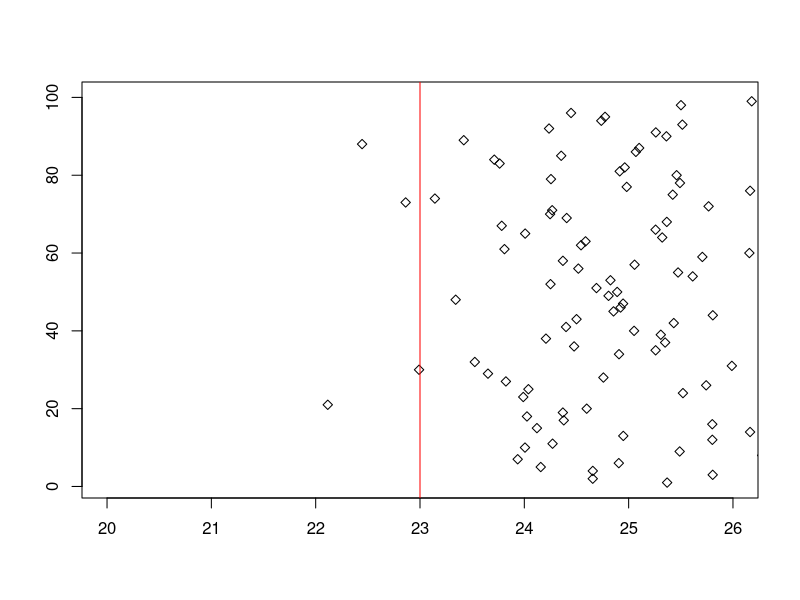
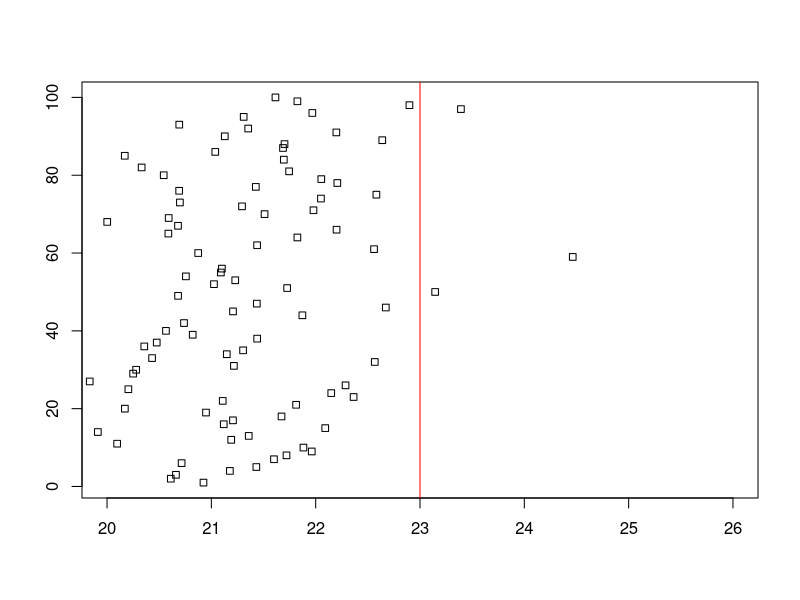
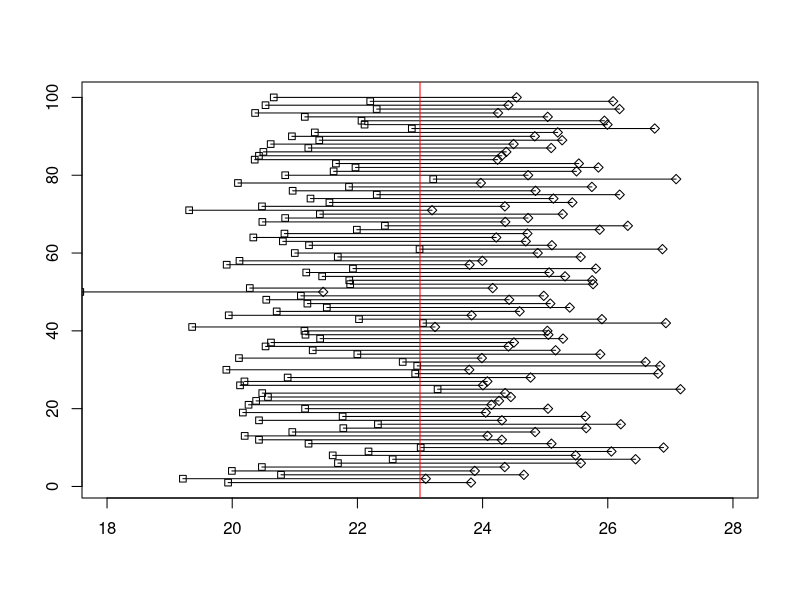
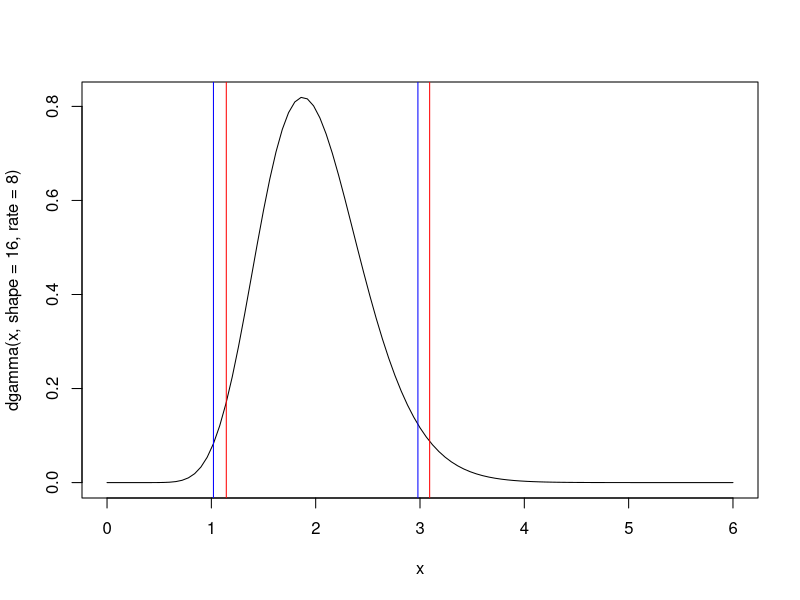
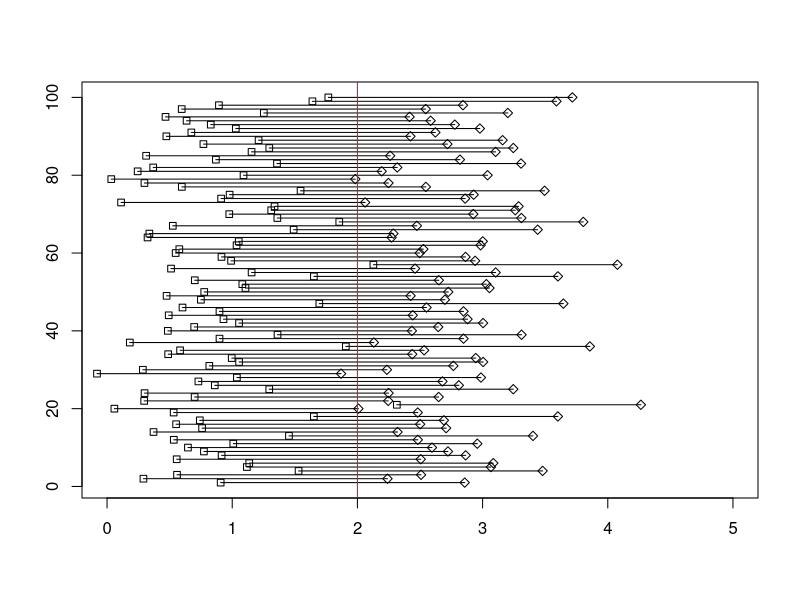
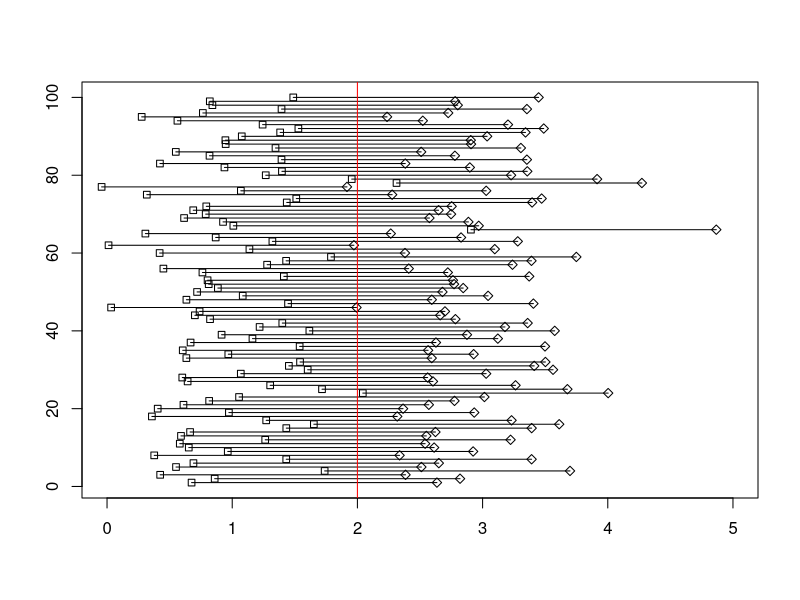

Here is the R script that generated these plots, in order:
# Math E-156 Script 6A-ConfidenceInterval.R

#This topic is explained very well in section 7.1.1, after it has been used in Chapter 5.
#We apply it to examples 5.1 and 5.2 from the textbook

#Topic 1 -- sampling from a normal distribution
#In this case we know everything about the population distribution and its sampling distribution.
#We are drawing a sample of 50 from the normal distribution N(23, 7^2).
#The sample mean has a normal distribution with mean mu = 23, variance 7^2/50.
#We will add on x.add so that x.top = X.bar + X.add will be greater than the true mean 97.5% of the time.
#In other words, X.bar + x.add - mu will be negative only 2.5% of the time
#So P(X.bar < mu -x.add) = .025 
#Thus mu - x.add = qnorm(0.025,23,7/sqrt(50)) and
X.add <- 23 -qnorm(0.025,23,7/sqrt(50)); X.add

counter <- 0
plot(x =c(20,26), y = c(1,100), type = "n", xlab = "", ylab = "") #blank plot
for (i in 1:1000) {
  x <-rnorm(50, 23, 7) #random sample
  U <- mean(x) + X.add #usually greater than the true mean
  if (23 < U) counter <- counter + 1 #count +1 if we were correct
  if(i <= 100) points(U, i, pch= 23)
}
abline (v = 23, col = "red") #vertical line at true mean
# abline (v = 23+X.add, col = "red") #vertical line at true mean
counter/1000 #what fraction of the time did our statistic U exceed the true mean?


#Now do the same thing on the low end
#We will subtract x.sub so that x.bar - x.sub will be less than the true mean 97.5% of the time.
#In other words, X.bar - x.sub - mu will be positive only 2.5% of the time
#So P(X.bar < mu + x.sub) = .975
#Thus mu + x.sub = qnorm(0.025,23,7/sqrt(50)) and
X.sub <- qnorm(0.975,23,7/sqrt(50)) - 23; X.sub
counter <- 0
plot(x =c(20,26), y = c(1,100), type = "n", xlab = "", ylab = "") #blank plot
for (i in 1:1000) {
  x <-rnorm(50, 23, 7) #random sample
  L <- mean(x) - X.sub #usually less than the true mean
  if (L < 23) counter <- counter + 1 #count +1 if we were correct
  if(i <= 100) points(L, i, pch= 22)
}
abline (v = 23, col = "red") #vertical line at true mean
counter/1000 #what fraction of the time was our statistic L less than the true mean?

#Note carefully: the value 23 is  a parameter, not a random variable.
#Our quantities L and U are random variables, calculated from the sample
#If we plot them both, they specify a confidence interval that includes 23 95% of the time

counter <- 0
plot(x =c(18,28), y = c(1,100), type = "n", xlab = "", ylab = "") #blank plot
for (i in 1:1000) {
  x <-rnorm(50, 23, 7) #random sample
  L <- mean(x) - X.sub #usually less than the true mean
  U <- mean(x) + X.add #usually greater than the true mean
  if (L < 23 && 23 < U) counter <- counter + 1 #count +1 if we were correct
  if(i <= 100) {
    points(L, i, pch= 22)
    points(U, i, pch= 23)
    segments(L, i, U, i)
  }    
}
abline (v = 23, col = "red") #vertical line at true mean
counter/1000 #what fraction of the time did our confidence interval include the true mean?


#Draw a sample of size 16 from a gamma distribution with shape 1, rate 1/2
#The sampling distribution for the mean is gamma with shape 16, rate 8 (proved in Appendix B.9)
#The sampling distribution has mean 2 and varaince 0.5

#This sampling distribution is skewed
curve(dgamma(x,shape = 16,rate = 8), xlim = c(0,6))
#Plot lines that exclude the extreme 2.5% on either side
abline(v = qgamma(0.025,shape = 16,rate = 8), col = "red")
abline(v = qgamma(0.975,shape = 16,rate = 8), col = "red")
#If we knew only that the sampling distribution had mean 2, variance 1/4, we could gamble on the CLT
abline(v = qnorm(0.025,2,0.5), col = "blue")
abline(v = qnorm(0.975,2,0.5), col = "blue")

#Calculate the amount X.add to add to the sample mean
X.add <- 2-qgamma(0.025,shape = 16,rate = 8); X.add
#Calculate an amount X.sub to subtract from the sample mean
X.sub <- qgamma(0.975,shape = 16,rate = 8)-2; X.sub

#Again we can generate some confidence intervals
counter.low <- 0; counter.high <- 0;
plot(x =c(0,5), y = c(1,100), type = "n", xlab = "", ylab = "") #blank plot
for (i in 1:1000) {
  x <-rgamma(16, 1, 1/2) #random sample
  L <- mean(x) - X.sub #usually less than the true mean
  U <- mean(x) + X.add #usually greater than the true mean
  if (L < 2 ) counter.low <- counter.low + 1 #count +1 if we were correct
  if (2 < U) counter.high <- counter.high + 1 #count +1 if we were correct
  if(i <= 100) {
    points(L, i, pch= 22)
    points(U, i, pch= 23)
    segments(L, i, U, i)
  }    
}
abline (v = 2, col = "red") #vertical line at true mean
counter.low/1000 ; counter.high/1000   #both should be close to .975

#If we used the CLT approximation we would miss on one side more than on the other

#Calculate the amount X.add to add to the sample mean
X.add <- 2-qnorm(0.025,2,0.5); X.add
#Calculate an amount X.sub to subtract from the sample mean
X.sub <- qnorm(0.975,2,0.5)-2; X.sub

#Again we can generate some confidence intervals
counter.low <- 0; counter.high <- 0;
plot(x =c(0,5), y = c(1,100), type = "n", xlab = "", ylab = "") #blank plot
for (i in 1:1000) {
  x <-rgamma(16, 1, 1/2) #random sample
  L <- mean(x) - X.sub #usually less than the true mean
  U <- mean(x) + X.add #usually greater than the true mean
  if (L < 2 ) counter.low <- counter.low + 1 #count +1 if we were correct
  if (2 < U) counter.high <- counter.high + 1 #count +1 if we were correct
  if(i <= 100) {
    points(L, i, pch= 22)
    points(U, i, pch= 23)
    segments(L, i, U, i)
  }    
}
abline (v = 2, col = "red") #vertical line at true mean
counter.low/1000 ; counter.high/1000   #unequal, although the average will be close to .975

#Question: what can we do if the sample is too small for the CLT to be trusted,
#but we do not know the sampling distribution of the population?
#Answer: use a bootstrap estimate of the sampling distribution
